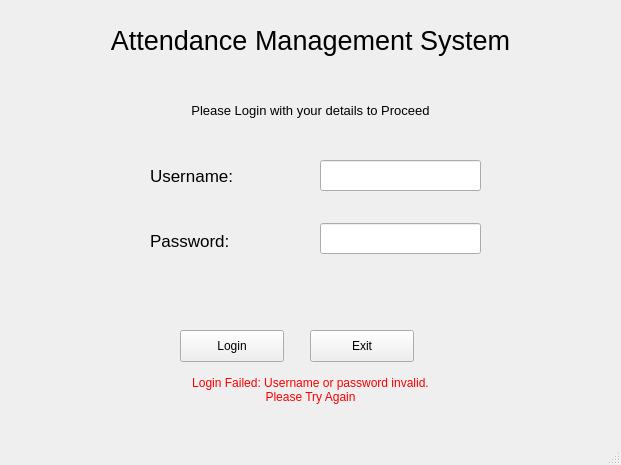
<?xml version="1.0" encoding="UTF-8"?>
<ui version="4.0">
 <class>LoginWindow</class>
 <widget class="QMainWindow" name="LoginWindow">
  <property name="geometry">
   <rect>
    <x>0</x>
    <y>0</y>
    <width>621</width>
    <height>465</height>
   </rect>
  </property>
  <property name="windowTitle">
   <string>Login to system</string>
  </property>
  <property name="windowIcon">
   <iconset>
    <normaloff>key.png</normaloff>key.png</iconset>
  </property>
  <property name="autoFillBackground">
   <bool>false</bool>
  </property>
  <widget class="QWidget" name="centralwidget">
   <widget class="QLabel" name="label">
    <property name="geometry">
     <rect>
      <x>150</x>
      <y>150</y>
      <width>121</width>
      <height>51</height>
     </rect>
    </property>
    <property name="font">
     <font>
      <pointsize>13</pointsize>
     </font>
    </property>
    <property name="text">
     <string>Username: </string>
    </property>
   </widget>
   <widget class="QLabel" name="label_2">
    <property name="geometry">
     <rect>
      <x>150</x>
      <y>220</y>
      <width>111</width>
      <height>41</height>
     </rect>
    </property>
    <property name="font">
     <font>
      <pointsize>13</pointsize>
     </font>
    </property>
    <property name="text">
     <string>Password:</string>
    </property>
   </widget>
   <widget class="QLineEdit" name="Username">
    <property name="geometry">
     <rect>
      <x>320</x>
      <y>160</y>
      <width>161</width>
      <height>31</height>
     </rect>
    </property>
    <property name="inputMask">
     <string/>
    </property>
   </widget>
   <widget class="QLineEdit" name="Password">
    <property name="geometry">
     <rect>
      <x>320</x>
      <y>223</y>
      <width>161</width>
      <height>31</height>
     </rect>
    </property>
    <property name="echoMode">
     <enum>QLineEdit::Password</enum>
    </property>
   </widget>
   <widget class="QPushButton" name="Login">
    <property name="geometry">
     <rect>
      <x>180</x>
      <y>330</y>
      <width>104</width>
      <height>32</height>
     </rect>
    </property>
    <property name="text">
     <string>Login</string>
    </property>
   </widget>
   <widget class="QLabel" name="label_3">
    <property name="geometry">
     <rect>
      <x>0</x>
      <y>360</y>
      <width>621</width>
      <height>61</height>
     </rect>
    </property>
    <property name="text">
     <string>&lt;html&gt;&lt;head/&gt;&lt;body&gt;&lt;p&gt;&lt;span style=&quot; color:#ff0000;&quot;&gt;Login Failed: Username or password invalid.&lt;br/&gt;Please Try Again&lt;/span&gt;&lt;/p&gt;&lt;/body&gt;&lt;/html&gt;</string>
    </property>
    <property name="alignment">
     <set>Qt::AlignCenter</set>
    </property>
   </widget>
   <widget class="QPushButton" name="Exit">
    <property name="geometry">
     <rect>
      <x>310</x>
      <y>330</y>
      <width>104</width>
      <height>32</height>
     </rect>
    </property>
    <property name="text">
     <string>Exit</string>
    </property>
   </widget>
   <widget class="QLabel" name="label_4">
    <property name="geometry">
     <rect>
      <x>0</x>
      <y>0</y>
      <width>621</width>
      <height>81</height>
     </rect>
    </property>
    <property name="font">
     <font>
      <family>MS Shell Dlg 2</family>
      <pointsize>20</pointsize>
     </font>
    </property>
    <property name="text">
     <string>Attendance Management System</string>
    </property>
    <property name="alignment">
     <set>Qt::AlignCenter</set>
    </property>
   </widget>
   <widget class="QLabel" name="label_5">
    <property name="geometry">
     <rect>
      <x>0</x>
      <y>90</y>
      <width>621</width>
      <height>41</height>
     </rect>
    </property>
    <property name="font">
     <font>
      <pointsize>10</pointsize>
     </font>
    </property>
    <property name="text">
     <string>Please Login with your details to Proceed</string>
    </property>
    <property name="alignment">
     <set>Qt::AlignCenter</set>
    </property>
   </widget>
  </widget>
  <widget class="QStatusBar" name="statusbar"/>
 </widget>
 <resources/>
 <connections/>
</ui>
